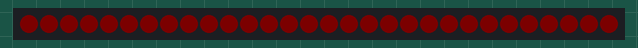
Bench run of a program on a simulated CircuitPython board. On the bench: 30 RGB LEDs in strip order, left to right. Dim RGB values are drawn brighter than linear; random numbers come from a fixed seed; what the program prints to the serial console is not drawn.

Above: at 0.13 s.
At 8.53 s:
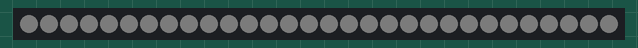
At 39.4 s:
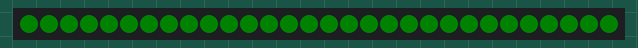

The program:

fade.py
```python
import board
from neopixel import NeoPixel
import time
import random

np = NeoPixel(board.D2, 30, auto_write= False, brightness=.2)
i = 0

red = (255,0,0)
green = (0,255,0)
blue = (0,0,255)
yellow = (255,255,0)
cyan = (0,255,255)
magenta = (255,0,255)
white = (255,255,255)

clr_list = [red, green, white]


def fade_out(color,speed):

    red_ratio = color[0]/50
    red_orig = color[0]
    green_ratio = color[1]/50
    green_orig = color[1]
    blue_ratio = color[2]/50
    blue_orig = color[2]
    for i in range(1,51):
        r = int(red_orig - i * red_ratio)
        g = int(green_orig - i * green_ratio)
        b = int(blue_orig - i * blue_ratio)
        np.fill((r,g,b))
        print(np)
        np[0]
        np.show()
        time.sleep(speed)

def fade_in(color,speed):
    red_ratio = color[0]/50
    red_orig = color[0]
    green_ratio = color[1]/50
    green_orig = color[1]
    blue_ratio = color[2]/50
    blue_orig = color[2]
    for i in range(1,51):
        r = int(red_orig + i * red_ratio)
        g = int(green_orig +i * green_ratio)
        b = int(blue_orig + i * blue_ratio)
        np.fill((r,g,b))
        np.show()
        time.sleep(speed)

while True:
    rainbow_led = random.choice(clr_list)
    fade_in(rainbow_led, 0.04)
    fade_out(rainbow_led,.04)
```
